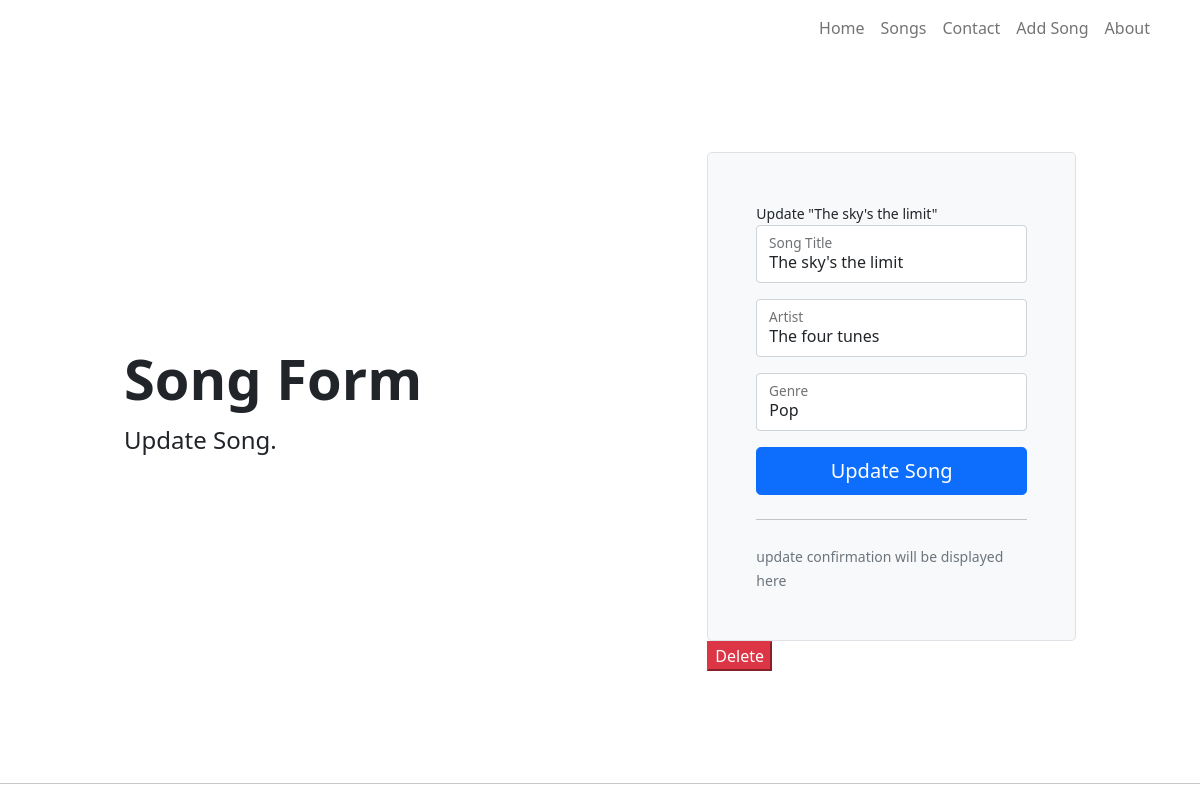
The app's page /10/update/ with its own data.
### tables this page shows
CREATE TABLE "songs" (
	"SongID"	INTEGER NOT NULL UNIQUE,
	"Title"	TEXT,
	"Artist"	TEXT,
	"Genre"	TEXT,
	PRIMARY KEY("SongID" AUTOINCREMENT)
);

### c9WebFlask/app.py (the view, shortened to what this page needs)
@app.route('/<int:songID>/update/', methods = ('GET','POST'))
def update(songID): # passed in the primary key(songID) from the song table
    aSongRecord = getSong(songID)
    return render_template('updatesongs.html', title='Update Songs' ,aSongRecord = aSongRecord)

### c9WebFlask/app.py (called while the page is built)
def musicDBConnection():
    conn = sql.connect('finalproject/c7Music.db')
    conn.row_factory = sql.Row
    return conn

def getSong(recordID): #pass in recordID as a parameter
    conn = musicDBConnection()
    cursor = conn.cursor()
    aSong = cursor.execute('SELECT * FROM songs WHERE songID =?', (recordID,)).fetchone()
    conn.close()
    if aSong is None:
        abort(Response(f'No record {aSong} was found in the db'))
    return aSong

### c9WebFlask/templates/updatesongs.html
{% extends 'base.html' %}
{% block content %}
 <div class="container col-xl-10 col-xxl-8 px-4 py-5">
    <div class="row align-items-center g-lg-5 py-5">
      <div class="col-lg-7 text-center text-lg-start">
        <h1 class="display-4 fw-bold lh-1 mb-3">Song Form</h1>
        <p class="col-lg-10 fs-4">Update Song.</p>
      </div>
      <div class="col-md-10 mx-auto col-lg-5">
        <form method="post" class="p-4 p-md-5 border rounded-3 bg-light">
             <small class="text-lg-center"> {% block title %} Update "{{ aSongRecord['title'] }}" {% endblock %}</small>
          <div class="form-floating mb-3">
            <input type="text" class="form-control" id="Title" name="Title"  placeholder="Song title" value="{{ request.form['Title'] or aSongRecord['Title']}}">
            <label for="Title">Song Title</label>
          </div>
           <div class="form-floating mb-3">
            <input type="text" class="form-control" id="Title" name="Artist"  placeholder="Song Artist" value="{{ request.form['Artist'] or aSongRecord['Artist']}}">
            <label for="Title">Artist</label>
          </div>
           <div class="form-floating mb-3">
            <input type="text" class="form-control" id="Genre" name="Genre"  placeholder="Song Genre" value="{{ request.form['Genre'] or aSongRecord['Genre']}}">
            <label for="Title">Genre</label>
          </div>
                    <button class="w-100 btn btn-lg btn-primary" type="submit">Update Song</button>
          <hr class="my-4">
          <small class="text-muted"> update confirmation will be displayed here</small>
        </form>
    <form action="{{url_for('delete', songID=aSongRecord['songID'])}}" method="POST">
        <input type="submit" value="Delete" onclick="return confirm('Are you sure you want to delete this song')" class="btn-danger">
    </form>
      </div>
    </div>
  </div>
 <hr>
{% endblock content %}

### records on screen
songs: title "The sky's the limit", Title "The sky's the limit", Artist "The four tunes", Genre "Pop"
